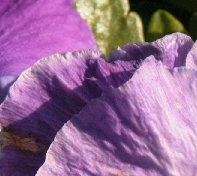
#> input picture dataset/Train/t1.bmp, 197 x 176 px, found by its file name; its folder holds only this picture in this run
$ python preprocess_data.py
#> lines starting #> are read from the running program, lines starting #| are printed output that depends on the picture
import os
import cv2
import h5py
import numpy as np

train_path = "D:/python/srcnn/dataset/Train"

rand_num = 100

def preprocess_data(path):
#> called with path = 'D:/python/srcnn/dataset/Train'
    names = os.listdir(path)
    names = sorted(names)
    nums = names.__len__()

    data = np.zeros((nums * rand_num, 32, 32, 1), dtype=np.double)
    label = np.zeros((nums * rand_num, 20, 20, 1), dtype=np.double)

    for i in range(nums):
        img_path = os.path.join(path, names[i])
        img = cv2.imread(img_path, cv2.IMREAD_COLOR)    # 打开图片
#> img is the input picture: shape (176, 197, 3); mean B, G, R 144.8, 104.8, 146.8
        height, width, _ = img.shape   # 获取图片的大小
#> height = 176; width = 197
        img = cv2.cvtColor(img, cv2.COLOR_BGR2YCrCb)    # BGR转YCrCb
#> img: shape (176, 197, 3); mean of channels 0, 1, 2 121.9, 145.7, 140.9
        y, _, _ = cv2.split(img)    # 分离出Y通道
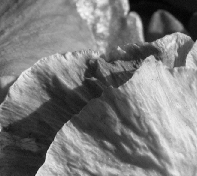
#> y: shape (176, 197); min 2, max 247, mean 121.9

        lr_img = cv2.resize(y, (int(width / 2), int(height / 2)), interpolation=cv2.INTER_CUBIC)
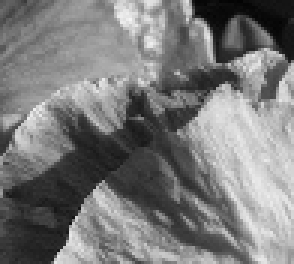
#> lr_img: shape (88, 98) (shown 3 times larger); min 3, max 245, mean 121.9
        lr_img = cv2.resize(lr_img, (width, height), interpolation=cv2.INTER_CUBIC)
#> lr_img: shape (176, 197)

        for j in range(rand_num):
            m = np.random.randint(0, min(width, height) - 32)
            n = np.random.randint(0, min(width, height) - 32)

            lr_patch = lr_img[m:m + 32, n:n + 32]
            hr_patch = y[m:m + 32, n:n + 32]

            lr_patch = lr_patch.astype(float) / 255.
            hr_patch = hr_patch.astype(float) / 255.

            data[i * rand_num + j, :, :, 0] = lr_patch
            label[i * rand_num + j, :, :, 0] = hr_patch[6: -6, 6: -6]
#> this loop made 100 passes
#> pass 1, in preprocess_data, `lr_patch = lr_img[m:m + 32, n:n + 32]`:
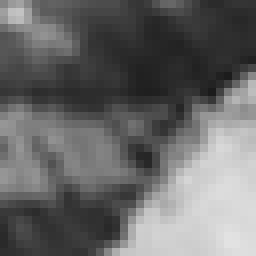
#> lr_patch: shape (32, 32) (shown 8 times larger); min 27, max 226, mean 104.3
#> pass 1, in preprocess_data, `hr_patch = y[m:m + 32, n:n + 32]`:
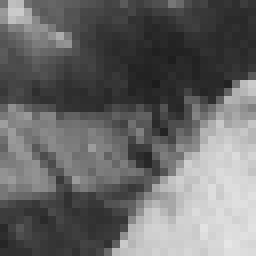
#> hr_patch: shape (32, 32) (shown 8 times larger); min 29, max 230, mean 104.6
#> after the loop:
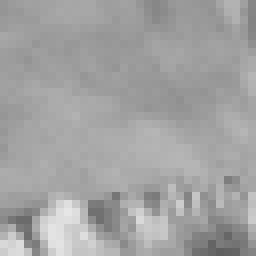
#> hr_patch: shape (32, 32) float64 (shown 8 times larger); min 0.373, max 0.902, mean 0.637
#> after the loop:
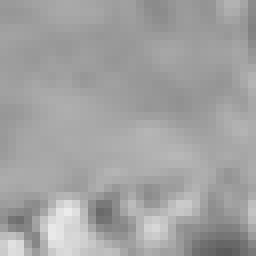
#> lr_patch: shape (32, 32) float64 (shown 8 times larger); min 0.357, max 0.922, mean 0.637

    return data, label

def saveToH5File(data, label, savePath):
    with h5py.File(savePath, 'w') as file:
        file.create_dataset('data', data=data)
        file.create_dataset('label', data=label)

if __name__ == "__main__":
    train_data, train_label = preprocess_data(train_path)
    saveToH5File(train_data, train_label, 'train_data.h5')

$ run again, on dataset/Train/t13.bmp
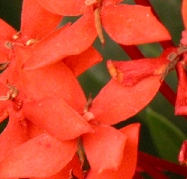
#> input picture dataset/Train/t13.bmp, 187 x 179 px, found by its file name
#> in preprocess_data, img is the input picture: shape (179, 187, 3); mean B, G, R 41.8, 69.7, 204.1
#> img: shape (179, 187, 3); mean of channels 0, 1, 2 106.7, 197.4, 91.4
#> in preprocess_data, `lr_img = cv2.resize(y, (int(width / 2), int(height / 2)), interpolatio..`:
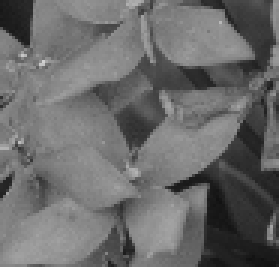
#> lr_img: shape (89, 93) (shown 3 times larger); min 17, max 209, mean 106.7
#> after the loop in preprocess_data, `for j in range(rand_num):`:
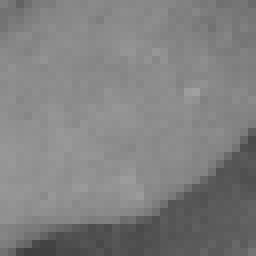
#> hr_patch: shape (32, 32) float64 (shown 8 times larger); min 0.247, max 0.627, mean 0.502

$ run again, on dataset/Train/t14.bmp
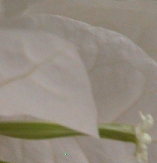
#> input picture dataset/Train/t14.bmp, 157 x 163 px, found by its file name
#> in preprocess_data, img is the input picture: shape (163, 157, 3); mean B, G, R 126, 138.2, 146.8
#> img: shape (163, 157, 3); mean of channels 0, 1, 2 139.4, 133.3, 120.4
#> in preprocess_data, `y, _, _ = cv2.split(img)`:
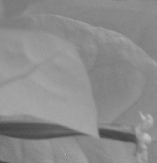
#> y: shape (163, 157); min 63, max 207, mean 139.4
#> after the loop in preprocess_data, `for j in range(rand_num):`:
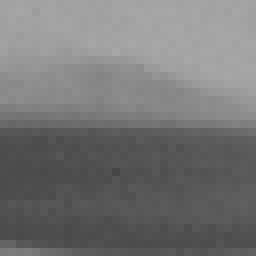
#> hr_patch: shape (32, 32) float64 (shown 8 times larger); min 0.275, max 0.659, mean 0.459

$ run again, on dataset/Train/t15.bmp
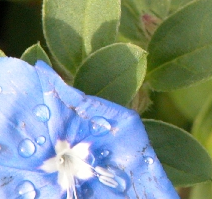
#> input picture dataset/Train/t15.bmp, 212 x 199 px, found by its file name
#> in preprocess_data, img is the input picture: shape (199, 212, 3); mean B, G, R 134.7, 142, 122.4
#> img: shape (199, 212, 3); mean of channels 0, 1, 2 135.3, 118.8, 127.7
#> in preprocess_data, `lr_img = cv2.resize(y, (int(width / 2), int(height / 2)), interpolatio..`:
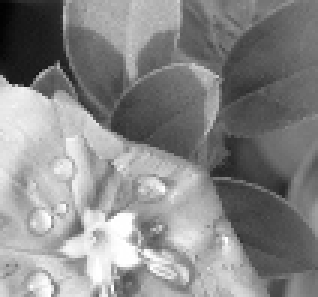
#> lr_img: shape (99, 106) (shown 3 times larger); min 1, max 255, mean 135.3
#> after the loop in preprocess_data, `for j in range(rand_num):`:
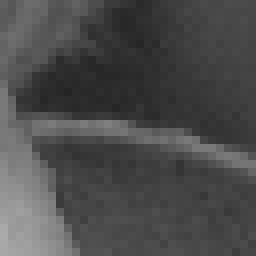
#> hr_patch: shape (32, 32) float64 (shown 8 times larger); min 0.141, max 0.667, mean 0.296
